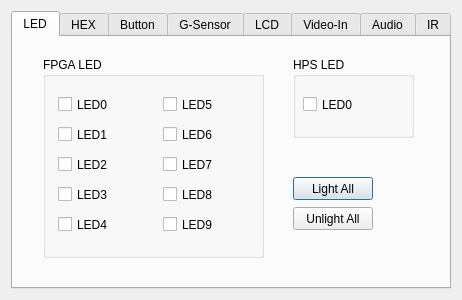
<?xml version="1.0" encoding="UTF-8"?>
<ui version="4.0">
 <class>Dialog</class>
 <widget class="QDialog" name="Dialog">
  <property name="windowModality">
   <enum>Qt::ApplicationModal</enum>
  </property>
  <property name="geometry">
   <rect>
    <x>0</x>
    <y>0</y>
    <width>462</width>
    <height>300</height>
   </rect>
  </property>
  <property name="sizePolicy">
   <sizepolicy hsizetype="Fixed" vsizetype="Fixed">
    <horstretch>0</horstretch>
    <verstretch>0</verstretch>
   </sizepolicy>
  </property>
  <property name="cursor">
   <cursorShape>ArrowCursor</cursorShape>
  </property>
  <property name="contextMenuPolicy">
   <enum>Qt::DefaultContextMenu</enum>
  </property>
  <property name="windowTitle">
   <string extracomment="Developed by Richard">DE10-Standard Control Panel</string>
  </property>
  <property name="sizeGripEnabled">
   <bool>false</bool>
  </property>
  <property name="modal">
   <bool>false</bool>
  </property>
  <layout class="QVBoxLayout" name="verticalLayout">
   <item>
    <widget class="QTabWidget" name="tabWidget">
     <property name="cursor">
      <cursorShape>PointingHandCursor</cursorShape>
     </property>
     <property name="autoFillBackground">
      <bool>false</bool>
     </property>
     <property name="tabShape">
      <enum>QTabWidget::Rounded</enum>
     </property>
     <property name="currentIndex">
      <number>0</number>
     </property>
     <property name="iconSize">
      <size>
       <width>32</width>
       <height>32</height>
      </size>
     </property>
     <property name="movable">
      <bool>false</bool>
     </property>
     <widget class="QWidget" name="tabLED">
      <property name="cursor">
       <cursorShape>ArrowCursor</cursorShape>
      </property>
      <property name="autoFillBackground">
       <bool>false</bool>
      </property>
      <attribute name="icon">
       <iconset resource="images/images.qrc">
        <normaloff>:/new/Myresource/GLED.bmp</normaloff>:/new/Myresource/GLED.bmp</iconset>
      </attribute>
      <attribute name="title">
       <string>LED</string>
      </attribute>
      <widget class="QGroupBox" name="groupBox_fpga_led">
       <property name="geometry">
        <rect>
         <x>30</x>
         <y>20</y>
         <width>221</width>
         <height>201</height>
        </rect>
       </property>
       <property name="title">
        <string>FPGA LED</string>
       </property>
       <widget class="QCheckBox" name="checkBox_LED1">
        <property name="geometry">
         <rect>
          <x>15</x>
          <y>60</y>
          <width>95</width>
          <height>35</height>
         </rect>
        </property>
        <property name="font">
         <font>
          <weight>50</weight>
          <bold>false</bold>
          <strikeout>false</strikeout>
          <kerning>false</kerning>
         </font>
        </property>
        <property name="cursor">
         <cursorShape>PointingHandCursor</cursorShape>
        </property>
        <property name="text">
         <string>LED1</string>
        </property>
        <property name="icon">
         <iconset resource="images/images.qrc">
          <normaloff>:/new/Myresource/RLED.bmp</normaloff>:/new/Myresource/RLED.bmp</iconset>
        </property>
        <property name="tristate">
         <bool>false</bool>
        </property>
       </widget>
       <widget class="QCheckBox" name="checkBox_LED9">
        <property name="geometry">
         <rect>
          <x>120</x>
          <y>150</y>
          <width>95</width>
          <height>35</height>
         </rect>
        </property>
        <property name="font">
         <font>
          <weight>50</weight>
          <bold>false</bold>
          <strikeout>false</strikeout>
          <kerning>false</kerning>
         </font>
        </property>
        <property name="cursor">
         <cursorShape>PointingHandCursor</cursorShape>
        </property>
        <property name="text">
         <string>LED9</string>
        </property>
        <property name="icon">
         <iconset resource="images/images.qrc">
          <normaloff>:/new/Myresource/RLED.bmp</normaloff>:/new/Myresource/RLED.bmp</iconset>
        </property>
        <property name="tristate">
         <bool>false</bool>
        </property>
       </widget>
       <widget class="QCheckBox" name="checkBox_LED0">
        <property name="geometry">
         <rect>
          <x>15</x>
          <y>30</y>
          <width>95</width>
          <height>35</height>
         </rect>
        </property>
        <property name="font">
         <font>
          <weight>50</weight>
          <bold>false</bold>
          <strikeout>false</strikeout>
          <kerning>false</kerning>
         </font>
        </property>
        <property name="cursor">
         <cursorShape>PointingHandCursor</cursorShape>
        </property>
        <property name="text">
         <string>LED0</string>
        </property>
        <property name="icon">
         <iconset resource="images/images.qrc">
          <normaloff>:/new/Myresource/RLED.bmp</normaloff>:/new/Myresource/RLED.bmp</iconset>
        </property>
        <property name="tristate">
         <bool>false</bool>
        </property>
       </widget>
       <widget class="QCheckBox" name="checkBox_LED2">
        <property name="geometry">
         <rect>
          <x>15</x>
          <y>90</y>
          <width>95</width>
          <height>35</height>
         </rect>
        </property>
        <property name="font">
         <font>
          <weight>50</weight>
          <bold>false</bold>
          <strikeout>false</strikeout>
          <kerning>false</kerning>
         </font>
        </property>
        <property name="cursor">
         <cursorShape>PointingHandCursor</cursorShape>
        </property>
        <property name="text">
         <string>LED2</string>
        </property>
        <property name="icon">
         <iconset resource="images/images.qrc">
          <normaloff>:/new/Myresource/RLED.bmp</normaloff>:/new/Myresource/RLED.bmp</iconset>
        </property>
        <property name="tristate">
         <bool>false</bool>
        </property>
       </widget>
       <widget class="QCheckBox" name="checkBox_LED3">
        <property name="geometry">
         <rect>
          <x>15</x>
          <y>120</y>
          <width>95</width>
          <height>35</height>
         </rect>
        </property>
        <property name="font">
         <font>
          <weight>50</weight>
          <bold>false</bold>
          <strikeout>false</strikeout>
          <kerning>false</kerning>
         </font>
        </property>
        <property name="cursor">
         <cursorShape>PointingHandCursor</cursorShape>
        </property>
        <property name="text">
         <string>LED3</string>
        </property>
        <property name="icon">
         <iconset resource="images/images.qrc">
          <normaloff>:/new/Myresource/RLED.bmp</normaloff>:/new/Myresource/RLED.bmp</iconset>
        </property>
        <property name="tristate">
         <bool>false</bool>
        </property>
       </widget>
       <widget class="QCheckBox" name="checkBox_LED4">
        <property name="geometry">
         <rect>
          <x>15</x>
          <y>150</y>
          <width>95</width>
          <height>35</height>
         </rect>
        </property>
        <property name="font">
         <font>
          <weight>50</weight>
          <bold>false</bold>
          <strikeout>false</strikeout>
          <kerning>false</kerning>
         </font>
        </property>
        <property name="cursor">
         <cursorShape>PointingHandCursor</cursorShape>
        </property>
        <property name="text">
         <string>LED4</string>
        </property>
        <property name="icon">
         <iconset resource="images/images.qrc">
          <normaloff>:/new/Myresource/RLED.bmp</normaloff>:/new/Myresource/RLED.bmp</iconset>
        </property>
        <property name="tristate">
         <bool>false</bool>
        </property>
       </widget>
       <widget class="QCheckBox" name="checkBox_LED5">
        <property name="geometry">
         <rect>
          <x>120</x>
          <y>30</y>
          <width>95</width>
          <height>35</height>
         </rect>
        </property>
        <property name="font">
         <font>
          <weight>50</weight>
          <bold>false</bold>
          <strikeout>false</strikeout>
          <kerning>false</kerning>
         </font>
        </property>
        <property name="cursor">
         <cursorShape>PointingHandCursor</cursorShape>
        </property>
        <property name="text">
         <string>LED5</string>
        </property>
        <property name="icon">
         <iconset resource="images/images.qrc">
          <normaloff>:/new/Myresource/RLED.bmp</normaloff>:/new/Myresource/RLED.bmp</iconset>
        </property>
        <property name="tristate">
         <bool>false</bool>
        </property>
       </widget>
       <widget class="QCheckBox" name="checkBox_LED6">
        <property name="geometry">
         <rect>
          <x>120</x>
          <y>60</y>
          <width>95</width>
          <height>35</height>
         </rect>
        </property>
        <property name="font">
         <font>
          <weight>50</weight>
          <bold>false</bold>
          <strikeout>false</strikeout>
          <kerning>false</kerning>
         </font>
        </property>
        <property name="cursor">
         <cursorShape>PointingHandCursor</cursorShape>
        </property>
        <property name="text">
         <string>LED6</string>
        </property>
        <property name="icon">
         <iconset resource="images/images.qrc">
          <normaloff>:/new/Myresource/RLED.bmp</normaloff>:/new/Myresource/RLED.bmp</iconset>
        </property>
        <property name="tristate">
         <bool>false</bool>
        </property>
       </widget>
       <widget class="QCheckBox" name="checkBox_LED7">
        <property name="geometry">
         <rect>
          <x>120</x>
          <y>90</y>
          <width>95</width>
          <height>35</height>
         </rect>
        </property>
        <property name="font">
         <font>
          <weight>50</weight>
          <bold>false</bold>
          <strikeout>false</strikeout>
          <kerning>false</kerning>
         </font>
        </property>
        <property name="cursor">
         <cursorShape>PointingHandCursor</cursorShape>
        </property>
        <property name="text">
         <string>LED7</string>
        </property>
        <property name="icon">
         <iconset resource="images/images.qrc">
          <normaloff>:/new/Myresource/RLED.bmp</normaloff>:/new/Myresource/RLED.bmp</iconset>
        </property>
        <property name="tristate">
         <bool>false</bool>
        </property>
       </widget>
       <widget class="QCheckBox" name="checkBox_LED8">
        <property name="geometry">
         <rect>
          <x>120</x>
          <y>120</y>
          <width>95</width>
          <height>35</height>
         </rect>
        </property>
        <property name="font">
         <font>
          <weight>50</weight>
          <bold>false</bold>
          <strikeout>false</strikeout>
          <kerning>false</kerning>
         </font>
        </property>
        <property name="cursor">
         <cursorShape>PointingHandCursor</cursorShape>
        </property>
        <property name="text">
         <string>LED8</string>
        </property>
        <property name="icon">
         <iconset resource="images/images.qrc">
          <normaloff>:/new/Myresource/RLED.bmp</normaloff>:/new/Myresource/RLED.bmp</iconset>
        </property>
        <property name="tristate">
         <bool>false</bool>
        </property>
       </widget>
      </widget>
      <widget class="QGroupBox" name="groupBox_hps_led">
       <property name="geometry">
        <rect>
         <x>280</x>
         <y>20</y>
         <width>121</width>
         <height>81</height>
        </rect>
       </property>
       <property name="title">
        <string>HPS LED</string>
       </property>
       <widget class="QCheckBox" name="checkBox_HPS_LED0">
        <property name="geometry">
         <rect>
          <x>10</x>
          <y>30</y>
          <width>95</width>
          <height>35</height>
         </rect>
        </property>
        <property name="font">
         <font>
          <weight>50</weight>
          <bold>false</bold>
          <strikeout>false</strikeout>
          <kerning>false</kerning>
         </font>
        </property>
        <property name="cursor">
         <cursorShape>PointingHandCursor</cursorShape>
        </property>
        <property name="text">
         <string>LED0</string>
        </property>
        <property name="icon">
         <iconset resource="images/images.qrc">
          <normaloff>:/new/Myresource/GLED.bmp</normaloff>:/new/Myresource/GLED.bmp</iconset>
        </property>
        <property name="tristate">
         <bool>false</bool>
        </property>
       </widget>
      </widget>
      <widget class="QPushButton" name="pushButton_LightAllLed">
       <property name="geometry">
        <rect>
         <x>280</x>
         <y>140</y>
         <width>80</width>
         <height>23</height>
        </rect>
       </property>
       <property name="cursor">
        <cursorShape>PointingHandCursor</cursorShape>
       </property>
       <property name="text">
        <string>Light All</string>
       </property>
      </widget>
      <widget class="QPushButton" name="pushButton_UnlightAllLed">
       <property name="geometry">
        <rect>
         <x>280</x>
         <y>170</y>
         <width>80</width>
         <height>23</height>
        </rect>
       </property>
       <property name="cursor">
        <cursorShape>PointingHandCursor</cursorShape>
       </property>
       <property name="text">
        <string>Unlight All</string>
       </property>
      </widget>
     </widget>
     <widget class="QWidget" name="tabHEX">
      <property name="cursor">
       <cursorShape>ArrowCursor</cursorShape>
      </property>
      <attribute name="icon">
       <iconset resource="images/images.qrc">
        <normaloff>:/new/Myresource/HEX_8.bmp</normaloff>:/new/Myresource/HEX_8.bmp</iconset>
      </attribute>
      <attribute name="title">
       <string>HEX</string>
      </attribute>
      <widget class="QLabel" name="label_hex0">
       <property name="geometry">
        <rect>
         <x>350</x>
         <y>70</y>
         <width>40</width>
         <height>59</height>
        </rect>
       </property>
       <property name="text">
        <string/>
       </property>
       <property name="pixmap">
        <pixmap resource="images/images.qrc">:/new/Myresource/HEX_0.bmp</pixmap>
       </property>
      </widget>
      <widget class="QSpinBox" name="spinBox_hex0">
       <property name="geometry">
        <rect>
         <x>350</x>
         <y>130</y>
         <width>40</width>
         <height>24</height>
        </rect>
       </property>
       <property name="cursor">
        <cursorShape>PointingHandCursor</cursorShape>
       </property>
       <property name="maximum">
        <number>9</number>
       </property>
      </widget>
      <widget class="QLabel" name="label_hex1">
       <property name="geometry">
        <rect>
         <x>290</x>
         <y>70</y>
         <width>40</width>
         <height>59</height>
        </rect>
       </property>
       <property name="text">
        <string/>
       </property>
       <property name="pixmap">
        <pixmap resource="images/images.qrc">:/new/Myresource/HEX_1.bmp</pixmap>
       </property>
      </widget>
      <widget class="QSpinBox" name="spinBox_hex1">
       <property name="geometry">
        <rect>
         <x>290</x>
         <y>130</y>
         <width>40</width>
         <height>24</height>
        </rect>
       </property>
       <property name="cursor">
        <cursorShape>PointingHandCursor</cursorShape>
       </property>
       <property name="maximum">
        <number>9</number>
       </property>
      </widget>
      <widget class="QSpinBox" name="spinBox_hex3">
       <property name="geometry">
        <rect>
         <x>170</x>
         <y>130</y>
         <width>40</width>
         <height>24</height>
        </rect>
       </property>
       <property name="cursor">
        <cursorShape>PointingHandCursor</cursorShape>
       </property>
       <property name="maximum">
        <number>9</number>
       </property>
      </widget>
      <widget class="QLabel" name="label_hex2">
       <property name="geometry">
        <rect>
         <x>230</x>
         <y>70</y>
         <width>40</width>
         <height>59</height>
        </rect>
       </property>
       <property name="text">
        <string/>
       </property>
       <property name="pixmap">
        <pixmap resource="images/images.qrc">:/new/Myresource/HEX_2.bmp</pixmap>
       </property>
      </widget>
      <widget class="QLabel" name="label_hex3">
       <property name="geometry">
        <rect>
         <x>170</x>
         <y>70</y>
         <width>40</width>
         <height>59</height>
        </rect>
       </property>
       <property name="text">
        <string/>
       </property>
       <property name="pixmap">
        <pixmap resource="images/images.qrc">:/new/Myresource/HEX_3.bmp</pixmap>
       </property>
      </widget>
      <widget class="QSpinBox" name="spinBox_hex2">
       <property name="geometry">
        <rect>
         <x>230</x>
         <y>130</y>
         <width>40</width>
         <height>24</height>
        </rect>
       </property>
       <property name="cursor">
        <cursorShape>PointingHandCursor</cursorShape>
       </property>
       <property name="maximum">
        <number>9</number>
       </property>
      </widget>
      <widget class="QSpinBox" name="spinBox_hex5">
       <property name="geometry">
        <rect>
         <x>50</x>
         <y>130</y>
         <width>40</width>
         <height>24</height>
        </rect>
       </property>
       <property name="cursor">
        <cursorShape>PointingHandCursor</cursorShape>
       </property>
       <property name="maximum">
        <number>9</number>
       </property>
      </widget>
      <widget class="QLabel" name="label_hex4">
       <property name="geometry">
        <rect>
         <x>110</x>
         <y>70</y>
         <width>40</width>
         <height>59</height>
        </rect>
       </property>
       <property name="text">
        <string/>
       </property>
       <property name="pixmap">
        <pixmap resource="images/images.qrc">:/new/Myresource/HEX_4.bmp</pixmap>
       </property>
      </widget>
      <widget class="QLabel" name="label_hex5">
       <property name="geometry">
        <rect>
         <x>50</x>
         <y>70</y>
         <width>40</width>
         <height>59</height>
        </rect>
       </property>
       <property name="text">
        <string/>
       </property>
       <property name="pixmap">
        <pixmap resource="images/images.qrc">:/new/Myresource/HEX_5.bmp</pixmap>
       </property>
      </widget>
      <widget class="QSpinBox" name="spinBox_hex4">
       <property name="geometry">
        <rect>
         <x>110</x>
         <y>130</y>
         <width>40</width>
         <height>24</height>
        </rect>
       </property>
       <property name="cursor">
        <cursorShape>PointingHandCursor</cursorShape>
       </property>
       <property name="maximum">
        <number>9</number>
       </property>
      </widget>
     </widget>
     <widget class="QWidget" name="tabButton">
      <property name="cursor">
       <cursorShape>ArrowCursor</cursorShape>
      </property>
      <attribute name="icon">
       <iconset resource="images/images.qrc">
        <normaloff>:/new/Myresource/BUTTON_UP.bmp</normaloff>:/new/Myresource/BUTTON_UP.bmp</iconset>
      </attribute>
      <attribute name="title">
       <string>Button</string>
      </attribute>
      <widget class="QGroupBox" name="groupBox_3">
       <property name="geometry">
        <rect>
         <x>380</x>
         <y>10</y>
         <width>41</width>
         <height>71</height>
        </rect>
       </property>
       <property name="title">
        <string>HPS</string>
       </property>
       <widget class="QLabel" name="label_hps_key0">
        <property name="geometry">
         <rect>
          <x>10</x>
          <y>30</y>
          <width>21</width>
          <height>31</height>
         </rect>
        </property>
        <property name="text">
         <string/>
        </property>
        <property name="pixmap">
         <pixmap resource="images/images.qrc">:/new/Myresource/SMALL_BUTTON_DOWN.bmp</pixmap>
        </property>
       </widget>
      </widget>
      <widget class="QGroupBox" name="groupBox_4">
       <property name="geometry">
        <rect>
         <x>20</x>
         <y>10</y>
         <width>340</width>
         <height>210</height>
        </rect>
       </property>
       <property name="title">
        <string>FPGA</string>
       </property>
       <widget class="QLabel" name="label_key0">
        <property name="geometry">
         <rect>
          <x>270</x>
          <y>50</y>
          <width>44</width>
          <height>44</height>
         </rect>
        </property>
        <property name="text">
         <string/>
        </property>
        <property name="pixmap">
         <pixmap resource="images/images.qrc">:/new/Myresource/BUTTON_UP.bmp</pixmap>
        </property>
       </widget>
       <widget class="QLabel" name="label_key1">
        <property name="geometry">
         <rect>
          <x>220</x>
          <y>50</y>
          <width>44</width>
          <height>44</height>
         </rect>
        </property>
        <property name="text">
         <string/>
        </property>
        <property name="pixmap">
         <pixmap resource="images/images.qrc">:/new/Myresource/BUTTON_UP.bmp</pixmap>
        </property>
       </widget>
       <widget class="QLabel" name="label_key2">
        <property name="geometry">
         <rect>
          <x>170</x>
          <y>50</y>
          <width>44</width>
          <height>44</height>
         </rect>
        </property>
        <property name="text">
         <string/>
        </property>
        <property name="pixmap">
         <pixmap resource="images/images.qrc">:/new/Myresource/BUTTON_UP.bmp</pixmap>
        </property>
       </widget>
       <widget class="QLabel" name="label_key3">
        <property name="geometry">
         <rect>
          <x>120</x>
          <y>50</y>
          <width>44</width>
          <height>44</height>
         </rect>
        </property>
        <property name="text">
         <string/>
        </property>
        <property name="pixmap">
         <pixmap resource="images/images.qrc">:/new/Myresource/BUTTON_UP.bmp</pixmap>
        </property>
       </widget>
       <widget class="QLabel" name="label_sw0">
        <property name="geometry">
         <rect>
          <x>300</x>
          <y>120</y>
          <width>19</width>
          <height>63</height>
         </rect>
        </property>
        <property name="text">
         <string/>
        </property>
        <property name="pixmap">
         <pixmap resource="images/images.qrc">:/new/Myresource/SW_down.bmp</pixmap>
        </property>
       </widget>
       <widget class="QLabel" name="label_sw1">
        <property name="geometry">
         <rect>
          <x>270</x>
          <y>120</y>
          <width>19</width>
          <height>63</height>
         </rect>
        </property>
        <property name="text">
         <string/>
        </property>
        <property name="pixmap">
         <pixmap resource="images/images.qrc">:/new/Myresource/SW_down.bmp</pixmap>
        </property>
       </widget>
       <widget class="QLabel" name="label_sw2">
        <property name="geometry">
         <rect>
          <x>240</x>
          <y>120</y>
          <width>19</width>
          <height>63</height>
         </rect>
        </property>
        <property name="text">
         <string/>
        </property>
        <property name="pixmap">
         <pixmap resource="images/images.qrc">:/new/Myresource/SW_down.bmp</pixmap>
        </property>
       </widget>
      </widget>
      <widget class="QLabel" name="label_sw3">
       <property name="geometry">
        <rect>
         <x>230</x>
         <y>130</y>
         <width>19</width>
         <height>63</height>
        </rect>
       </property>
       <property name="text">
        <string/>
       </property>
       <property name="pixmap">
        <pixmap resource="images/images.qrc">:/new/Myresource/SW_down.bmp</pixmap>
       </property>
      </widget>
      <widget class="QLabel" name="label_sw5">
       <property name="geometry">
        <rect>
         <x>170</x>
         <y>130</y>
         <width>19</width>
         <height>63</height>
        </rect>
       </property>
       <property name="text">
        <string/>
       </property>
       <property name="pixmap">
        <pixmap resource="images/images.qrc">:/new/Myresource/SW_down.bmp</pixmap>
       </property>
      </widget>
      <widget class="QLabel" name="label_sw4">
       <property name="geometry">
        <rect>
         <x>200</x>
         <y>130</y>
         <width>19</width>
         <height>63</height>
        </rect>
       </property>
       <property name="text">
        <string/>
       </property>
       <property name="pixmap">
        <pixmap resource="images/images.qrc">:/new/Myresource/SW_down.bmp</pixmap>
       </property>
      </widget>
      <widget class="QLabel" name="label_sw6">
       <property name="geometry">
        <rect>
         <x>140</x>
         <y>130</y>
         <width>19</width>
         <height>63</height>
        </rect>
       </property>
       <property name="text">
        <string/>
       </property>
       <property name="pixmap">
        <pixmap resource="images/images.qrc">:/new/Myresource/SW_down.bmp</pixmap>
       </property>
      </widget>
      <widget class="QLabel" name="label_sw8">
       <property name="geometry">
        <rect>
         <x>80</x>
         <y>130</y>
         <width>19</width>
         <height>63</height>
        </rect>
       </property>
       <property name="text">
        <string/>
       </property>
       <property name="pixmap">
        <pixmap resource="images/images.qrc">:/new/Myresource/SW_down.bmp</pixmap>
       </property>
      </widget>
      <widget class="QLabel" name="label_sw7">
       <property name="geometry">
        <rect>
         <x>110</x>
         <y>130</y>
         <width>19</width>
         <height>63</height>
        </rect>
       </property>
       <property name="text">
        <string/>
       </property>
       <property name="pixmap">
        <pixmap resource="images/images.qrc">:/new/Myresource/SW_down.bmp</pixmap>
       </property>
      </widget>
      <widget class="QLabel" name="label_sw9">
       <property name="geometry">
        <rect>
         <x>50</x>
         <y>130</y>
         <width>19</width>
         <height>63</height>
        </rect>
       </property>
       <property name="text">
        <string/>
       </property>
       <property name="pixmap">
        <pixmap resource="images/images.qrc">:/new/Myresource/SW_down.bmp</pixmap>
       </property>
      </widget>
     </widget>
     <widget class="QWidget" name="tabGsensor">
      <property name="cursor">
       <cursorShape>ArrowCursor</cursorShape>
      </property>
      <attribute name="icon">
       <iconset resource="images/images.qrc">
        <normaloff>:/new/Myresource/tab/G-Sensor.png</normaloff>:/new/Myresource/tab/G-Sensor.png</iconset>
      </attribute>
      <attribute name="title">
       <string>G-Sensor</string>
      </attribute>
      <widget class="QLabel" name="label_Z">
       <property name="geometry">
        <rect>
         <x>20</x>
         <y>160</y>
         <width>87</width>
         <height>35</height>
        </rect>
       </property>
       <property name="font">
        <font>
         <pointsize>11</pointsize>
        </font>
       </property>
       <property name="text">
        <string>Z: xxxx.xxx</string>
       </property>
      </widget>
      <widget class="QLabel" name="label_X">
       <property name="geometry">
        <rect>
         <x>20</x>
         <y>80</y>
         <width>87</width>
         <height>35</height>
        </rect>
       </property>
       <property name="font">
        <font>
         <pointsize>11</pointsize>
        </font>
       </property>
       <property name="text">
        <string>X: xxxx.xxx</string>
       </property>
      </widget>
      <widget class="QLabel" name="label_Y">
       <property name="geometry">
        <rect>
         <x>20</x>
         <y>120</y>
         <width>87</width>
         <height>35</height>
        </rect>
       </property>
       <property name="font">
        <font>
         <pointsize>11</pointsize>
        </font>
       </property>
       <property name="text">
        <string>Y: xxxx.xxx</string>
       </property>
      </widget>
     </widget>
     <widget class="QWidget" name="tabLCD">
      <attribute name="icon">
       <iconset resource="images/images.qrc">
        <normaloff>:/new/Myresource/LCD_checkerboard.png</normaloff>:/new/Myresource/LCD_checkerboard.png</iconset>
      </attribute>
      <attribute name="title">
       <string>LCD</string>
      </attribute>
      <widget class="QCheckBox" name="checkBox_LCD_Backlight">
       <property name="geometry">
        <rect>
         <x>30</x>
         <y>20</y>
         <width>261</width>
         <height>20</height>
        </rect>
       </property>
       <property name="text">
        <string>LCD Backlight</string>
       </property>
      </widget>
      <widget class="QComboBox" name="comboBox_LcdDemo">
       <property name="geometry">
        <rect>
         <x>130</x>
         <y>50</y>
         <width>201</width>
         <height>22</height>
        </rect>
       </property>
      </widget>
      <widget class="QLabel" name="label_3">
       <property name="geometry">
        <rect>
         <x>30</x>
         <y>50</y>
         <width>101</width>
         <height>20</height>
        </rect>
       </property>
       <property name="text">
        <string>Demo Pattern:</string>
       </property>
      </widget>
      <widget class="QLabel" name="label_lcd_demo_image">
       <property name="geometry">
        <rect>
         <x>130</x>
         <y>80</y>
         <width>200</width>
         <height>136</height>
        </rect>
       </property>
       <property name="text">
        <string/>
       </property>
       <property name="pixmap">
        <pixmap resource="images/images.qrc">:/new/Myresource/LCD_hello.png</pixmap>
       </property>
      </widget>
     </widget>
     <widget class="QWidget" name="tabVideoIn">
      <attribute name="icon">
       <iconset resource="images/images.qrc">
        <normaloff>:/new/Myresource/tab/movie.png</normaloff>:/new/Myresource/tab/movie.png</iconset>
      </attribute>
      <attribute name="title">
       <string>Video-In</string>
      </attribute>
      <widget class="QLabel" name="label_2">
       <property name="geometry">
        <rect>
         <x>50</x>
         <y>215</y>
         <width>360</width>
         <height>16</height>
        </rect>
       </property>
       <property name="text">
        <string>Please connect PAL/NTSC video signal to the RCA-in port.</string>
       </property>
      </widget>
     </widget>
     <widget class="QWidget" name="tabAudio">
      <attribute name="icon">
       <iconset resource="images/images.qrc">
        <normaloff>:/new/Myresource/tab/audio.png</normaloff>:/new/Myresource/tab/audio.png</iconset>
      </attribute>
      <attribute name="title">
       <string>Audio</string>
      </attribute>
      <widget class="QPushButton" name="tone_c">
       <property name="geometry">
        <rect>
         <x>48</x>
         <y>40</y>
         <width>50</width>
         <height>150</height>
        </rect>
       </property>
       <property name="cursor">
        <cursorShape>PointingHandCursor</cursorShape>
       </property>
       <property name="text">
        <string>Do</string>
       </property>
       <property name="iconSize">
        <size>
         <width>50</width>
         <height>244</height>
        </size>
       </property>
      </widget>
      <widget class="QPushButton" name="tone_d">
       <property name="geometry">
        <rect>
         <x>98</x>
         <y>40</y>
         <width>50</width>
         <height>150</height>
        </rect>
       </property>
       <property name="cursor">
        <cursorShape>PointingHandCursor</cursorShape>
       </property>
       <property name="text">
        <string>Re</string>
       </property>
       <property name="iconSize">
        <size>
         <width>50</width>
         <height>244</height>
        </size>
       </property>
      </widget>
      <widget class="QPushButton" name="tone_e">
       <property name="geometry">
        <rect>
         <x>148</x>
         <y>40</y>
         <width>50</width>
         <height>150</height>
        </rect>
       </property>
       <property name="cursor">
        <cursorShape>PointingHandCursor</cursorShape>
       </property>
       <property name="text">
        <string>Mi</string>
       </property>
       <property name="iconSize">
        <size>
         <width>50</width>
         <height>244</height>
        </size>
       </property>
      </widget>
      <widget class="QPushButton" name="tone_f">
       <property name="geometry">
        <rect>
         <x>198</x>
         <y>40</y>
         <width>50</width>
         <height>150</height>
        </rect>
       </property>
       <property name="cursor">
        <cursorShape>PointingHandCursor</cursorShape>
       </property>
       <property name="text">
        <string>Fa</string>
       </property>
       <property name="iconSize">
        <size>
         <width>50</width>
         <height>244</height>
        </size>
       </property>
      </widget>
      <widget class="QPushButton" name="tone_g">
       <property name="geometry">
        <rect>
         <x>248</x>
         <y>40</y>
         <width>50</width>
         <height>150</height>
        </rect>
       </property>
       <property name="cursor">
        <cursorShape>PointingHandCursor</cursorShape>
       </property>
       <property name="text">
        <string>Sol</string>
       </property>
       <property name="iconSize">
        <size>
         <width>50</width>
         <height>244</height>
        </size>
       </property>
      </widget>
      <widget class="QPushButton" name="tone_a">
       <property name="geometry">
        <rect>
         <x>298</x>
         <y>40</y>
         <width>50</width>
         <height>150</height>
        </rect>
       </property>
       <property name="cursor">
        <cursorShape>PointingHandCursor</cursorShape>
       </property>
       <property name="text">
        <string>La</string>
       </property>
       <property name="iconSize">
        <size>
         <width>50</width>
         <height>244</height>
        </size>
       </property>
      </widget>
      <widget class="QPushButton" name="tone_b">
       <property name="geometry">
        <rect>
         <x>348</x>
         <y>40</y>
         <width>50</width>
         <height>150</height>
        </rect>
       </property>
       <property name="cursor">
        <cursorShape>PointingHandCursor</cursorShape>
       </property>
       <property name="text">
        <string>Ti</string>
       </property>
       <property name="iconSize">
        <size>
         <width>50</width>
         <height>244</height>
        </size>
       </property>
      </widget>
      <widget class="QLabel" name="label">
       <property name="geometry">
        <rect>
         <x>90</x>
         <y>215</y>
         <width>281</width>
         <height>16</height>
        </rect>
       </property>
       <property name="text">
        <string>Please connect speaker to the line-out port.</string>
       </property>
      </widget>
     </widget>
     <widget class="QWidget" name="tabIR">
      <attribute name="icon">
       <iconset resource="images/images.qrc">
        <normaloff>:/new/Myresource/tab/IRDA.png</normaloff>:/new/Myresource/tab/IRDA.png</iconset>
      </attribute>
      <attribute name="title">
       <string>IR</string>
      </attribute>
      <widget class="QGroupBox" name="groupBox_IR_RX">
       <property name="geometry">
        <rect>
         <x>140</x>
         <y>10</y>
         <width>161</width>
         <height>201</height>
        </rect>
       </property>
       <property name="title">
        <string>RX</string>
       </property>
       <widget class="QLabel" name="label_ir_controller">
        <property name="enabled">
         <bool>true</bool>
        </property>
        <property name="geometry">
         <rect>
          <x>30</x>
          <y>30</y>
          <width>95</width>
          <height>159</height>
         </rect>
        </property>
        <property name="text">
         <string/>
        </property>
        <property name="pixmap">
         <pixmap resource="images/images.qrc">:/new/Myresource/IR_RX.bmp</pixmap>
        </property>
       </widget>
      </widget>
     </widget>
    </widget>
   </item>
  </layout>
 </widget>
 <layoutdefault spacing="6" margin="11"/>
 <resources>
  <include location="images/images.qrc"/>
 </resources>
 <connections>
  <connection>
   <sender>checkBox_HPS_LED0</sender>
   <signal>clicked()</signal>
   <receiver>Dialog</receiver>
   <slot>ClickLED()</slot>
   <hints>
    <hint type="sourcelabel">
     <x>302</x>
     <y>120</y>
    </hint>
    <hint type="destinationlabel">
     <x>0</x>
     <y>87</y>
    </hint>
   </hints>
  </connection>
  <connection>
   <sender>checkBox_LED9</sender>
   <signal>clicked()</signal>
   <receiver>Dialog</receiver>
   <slot>ClickLED()</slot>
   <hints>
    <hint type="sourcelabel">
     <x>210</x>
     <y>236</y>
    </hint>
    <hint type="destinationlabel">
     <x>280</x>
     <y>279</y>
    </hint>
   </hints>
  </connection>
  <connection>
   <sender>checkBox_LED0</sender>
   <signal>clicked()</signal>
   <receiver>Dialog</receiver>
   <slot>ClickLED()</slot>
   <hints>
    <hint type="sourcelabel">
     <x>80</x>
     <y>107</y>
    </hint>
    <hint type="destinationlabel">
     <x>81</x>
     <y>349</y>
    </hint>
   </hints>
  </connection>
  <connection>
   <sender>checkBox_LED1</sender>
   <signal>clicked()</signal>
   <receiver>Dialog</receiver>
   <slot>ClickLED()</slot>
   <hints>
    <hint type="sourcelabel">
     <x>120</x>
     <y>146</y>
    </hint>
    <hint type="destinationlabel">
     <x>461</x>
     <y>132</y>
    </hint>
   </hints>
  </connection>
  <connection>
   <sender>checkBox_LED2</sender>
   <signal>clicked()</signal>
   <receiver>Dialog</receiver>
   <slot>ClickLED()</slot>
   <hints>
    <hint type="sourcelabel">
     <x>69</x>
     <y>165</y>
    </hint>
    <hint type="destinationlabel">
     <x>71</x>
     <y>309</y>
    </hint>
   </hints>
  </connection>
  <connection>
   <sender>checkBox_LED3</sender>
   <signal>clicked()</signal>
   <receiver>Dialog</receiver>
   <slot>ClickLED()</slot>
   <hints>
    <hint type="sourcelabel">
     <x>94</x>
     <y>198</y>
    </hint>
    <hint type="destinationlabel">
     <x>103</x>
     <y>371</y>
    </hint>
   </hints>
  </connection>
  <connection>
   <sender>checkBox_LED4</sender>
   <signal>clicked()</signal>
   <receiver>Dialog</receiver>
   <slot>ClickLED()</slot>
   <hints>
    <hint type="sourcelabel">
     <x>61</x>
     <y>229</y>
    </hint>
    <hint type="destinationlabel">
     <x>50</x>
     <y>409</y>
    </hint>
   </hints>
  </connection>
  <connection>
   <sender>checkBox_LED5</sender>
   <signal>clicked()</signal>
   <receiver>Dialog</receiver>
   <slot>ClickLED()</slot>
   <hints>
    <hint type="sourcelabel">
     <x>164</x>
     <y>108</y>
    </hint>
    <hint type="destinationlabel">
     <x>495</x>
     <y>107</y>
    </hint>
   </hints>
  </connection>
  <connection>
   <sender>checkBox_LED6</sender>
   <signal>clicked()</signal>
   <receiver>Dialog</receiver>
   <slot>ClickLED()</slot>
   <hints>
    <hint type="sourcelabel">
     <x>174</x>
     <y>139</y>
    </hint>
    <hint type="destinationlabel">
     <x>490</x>
     <y>193</y>
    </hint>
   </hints>
  </connection>
  <connection>
   <sender>checkBox_LED7</sender>
   <signal>clicked()</signal>
   <receiver>Dialog</receiver>
   <slot>ClickLED()</slot>
   <hints>
    <hint type="sourcelabel">
     <x>167</x>
     <y>180</y>
    </hint>
    <hint type="destinationlabel">
     <x>496</x>
     <y>163</y>
    </hint>
   </hints>
  </connection>
  <connection>
   <sender>checkBox_LED8</sender>
   <signal>clicked()</signal>
   <receiver>Dialog</receiver>
   <slot>ClickLED()</slot>
   <hints>
    <hint type="sourcelabel">
     <x>162</x>
     <y>198</y>
    </hint>
    <hint type="destinationlabel">
     <x>508</x>
     <y>207</y>
    </hint>
   </hints>
  </connection>
 </connections>
 <slots>
  <slot>slot1()</slot>
  <slot>ClickLED()</slot>
  <slot>ClickHEX()</slot>
  <slot>clickHEX(int)</slot>
 </slots>
</ui>
